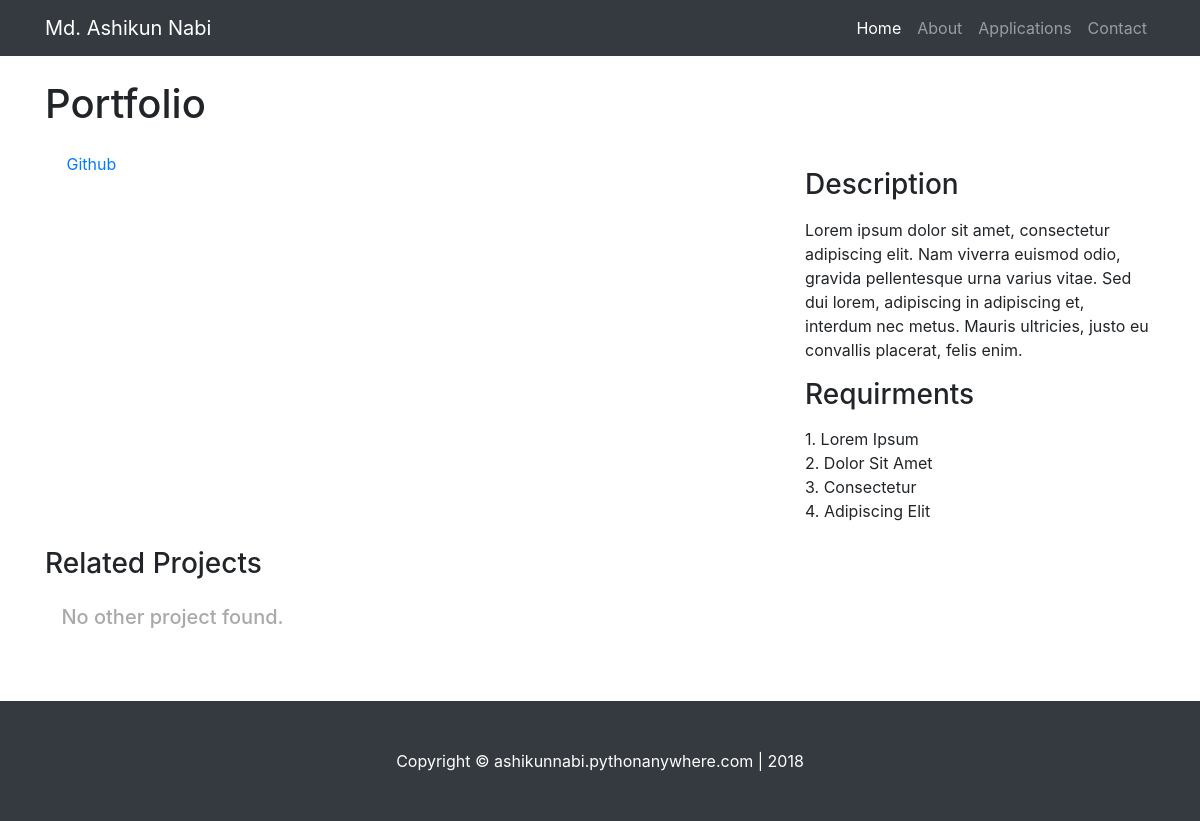
Page /project-details/1 on the committed database.
### portfolio_app/models.py (models this page shows, shortened)
class Index(models.Model):
    title                           = models.CharField(max_length=50)
    name                            = models.CharField(max_length=20)
    description                     = models.TextField(max_length=150)
    button                          = models.CharField(max_length=20)
    overlay_and_button_color        = models.CharField(max_length=30, default="#cd9557")
    button_hover                    = models.CharField(max_length=30, default="#ba7c37")
    background_and_icon_color       = models.CharField(max_length=30, default="rgba(0,46,102,.8)")
    background_and_icon_hover_color = models.CharField(max_length=30, default="#002e66")
    background_media                = models.FileField(default="bg.mp4", null=True)
    media_position_top              = models.CharField(max_length=10, default="50%")
    media_position_left             = models.CharField(max_length=10, default="50%")
    footer                          = models.CharField(max_length=100, default="Copyright &copy; ashikunnabi.pythonanywhere.com | 2018")
    USER_STATUS_CHOICE              =(('Active', 'Active'),('Inactive', 'Inactive'))
    user_status                     = models.CharField(max_length=8, choices=USER_STATUS_CHOICE, default="Inactive")
    class Meta:
        verbose_name = "Index page"

class Project(models.Model):
    user                 = models.ForeignKey('Index', on_delete=models.CASCADE)
    name                 = models.CharField(max_length=100)
    sub_name             = models.CharField(max_length=100, blank=True)
    description          = models.TextField(max_length=400)
    requirments          = models.TextField(max_length=400)
    site_name            = models.CharField(max_length=100)
    site_link            = models.CharField(max_length=500)
    site_link_icon       = models.CharField(max_length=500, default='<i class="fas fa-eye"></i>')
    media                = models.FileField(default="Capture.PNG", null=True)

### portfolio_app/views.py (the view)
# urls.py: path('project-details/<id>', project_details, name="project_details"),
def project_details(request, id):
    person_detail   = Index.objects.get(user_status="Active")
    projects        = Project.objects.filter(user_id=person_detail.id)
    project_details = Project.objects.get(user_id=person_detail.id, id=id)
    project_ids = [project.id for project in projects if project_details.id != project.id]
    random.shuffle(project_ids)
    try:
        related_project_1 = Project.objects.get(id=project_ids[0])
    except:
        related_project_1 = None
    try:
        related_project_2 = Project.objects.get(id=project_ids[1])
    except:
        related_project_2 = None
    try:
        related_project_3 = Project.objects.get(id=project_ids[2])
    except:
        related_project_3 = None
    try:
        related_project_4 = Project.objects.get(id=project_ids[3])
    except:
        related_project_4 = None
    if(related_project_1==None and related_project_2==None and related_project_3==None
        and related_project_4==None):
        no_related_project = "No other project found."
    else:
        no_related_project = None
    context = {
        'person_detail'             : person_detail,
        'nav_active_home'           : 'active',
        'projects'                  : projects,
        'project_details'           : project_details,
        'related_project_1'         : related_project_1,
        'related_project_2'         : related_project_2,
        'related_project_3'         : related_project_3,
        'related_project_4'         : related_project_4,
        'no_related_project'        : no_related_project,
    }
    return render(request, "portfolio_app/project_details.html", context)

### portfolio_app/templates/portfolio_app/project_details.html (shortened to what this page needs)
{% extends 'portfolio_app/base.html' %}
{% load static %}
    {% block customcss %}
        <link href="{% static '/portfolio_app/css/portfolio-item.css' %}" rel="stylesheet">
        <link href="{% static '/portfolio_app/vendor/fontawesome-free/css/all.min.css' %}" rel="stylesheet" type="text/css">
    {% endblock %}
    {% block content %}
        <div class="container">
          <h1 class="my-4">{{ project_details.name }} <small>{{ project_details.sub_name }}</small></h1>
          <div class="row">
            <div class="col-md-8">
              {{ project_details.site_link_icon|safe }} <a href="{{ project_details.site_link }}" target="_blank">{{ project_details.site_name }}</a>
            </div>
            <div class="col-md-4">
              <h3 class="my-3">Description</h3>
              <p>{{ project_details.description }}</p>
              <h3 class="my-3">Requirments</h3>
              {{ project_details.requirments|linenumbers|linebreaksbr  }}
            </div>
          </div>
          <h3 class="my-4">Related Projects</h3>
          <div class="row">
            {% if no_related_project %}
                <h5 class="my-6" style="margin: 0 auto;color: darkgrey;">{{ no_related_project }}</h5>
            {% endif %}
            <div class="col-md-3 col-sm-6 mb-4">
            </div>
            <div class="col-md-3 col-sm-6 mb-4">
            </div>
            <div class="col-md-3 col-sm-6 mb-4">
            </div>
            <div class="col-md-3 col-sm-6 mb-4">
            </div>
          </div>
        </div>
    {% endblock %}

### portfolio_app/templates/portfolio_app/base.html (shortened to what this page needs)
{% load static %}
<!DOCTYPE html>
<html lang="en">
  <head>
    <link href="{% static '/portfolio_app/vendor/bootstrap/css/bootstrap.min.css' %}" rel="stylesheet">
    {% block customcss %} {% endblock %}
  </head>
  <body>
    <nav class="navbar navbar-expand-lg navbar-dark bg-dark fixed-top">
      <div class="container">
        <a class="navbar-brand" href="../">{{ person_detail.name }}</a>
        <div class="collapse navbar-collapse" id="navbarResponsive">
          <ul class="navbar-nav ml-auto">
            <li class="nav-item {{ nav_active_home }}">
              <a class="nav-link" href="{% url 'project_list' %}">Home
              </a>
            </li>
            <li class="nav-item {{ nav_active_about }}">
              <a class="nav-link" href="{% url 'about' %}">About</a>
            </li>
            <li class="nav-item {{ nav_active_applications }}">
              <a class="nav-link" href="{% url 'application' %}">Applications</a>
            </li>
            <li class="nav-item {{ nav_active_contact }}">
              <a class="nav-link" href="{% url 'contact' %}">Contact</a>
            </li>
          </ul>
        </div>
      </div>
    </nav>
    {% block content %}{% endblock %}
    <footer class="py-5 bg-dark">
      <div class="container">
        <p class="m-0 text-center text-white">{{ person_detail.footer|safe }}</p>
      </div>
    </footer>
  </body>
</html>

### portfolio_app/static/portfolio_app/css/portfolio-item.css (style rules this page uses)
body { padding-top: 54px; }
@media (min-width: 992px) { body { padding-top: 56px; } }

### rows in the picture
Index: name "Md. Ashikun Nabi", footer "Copyright © ashikunnabi.pythonanywhere.com | 2018"
Project: name "Portfolio", site_name "Github", description "Lorem ipsum dolor sit amet, consectetur adipiscing elit. Nam viverra euismod odio, gravida pellentesque urna varius vitae. Sed dui lorem, adipiscing in adipiscing et, interdum nec metus. Mauris ultricies, justo eu convallis placerat, felis enim.", requirments|linenumbers "1. Lorem Ipsum 2. Dolor Sit Amet 3. Consectetur 4. Adipiscing Elit"

### other values in the picture
{{ no_related_project }} "No other project found."
